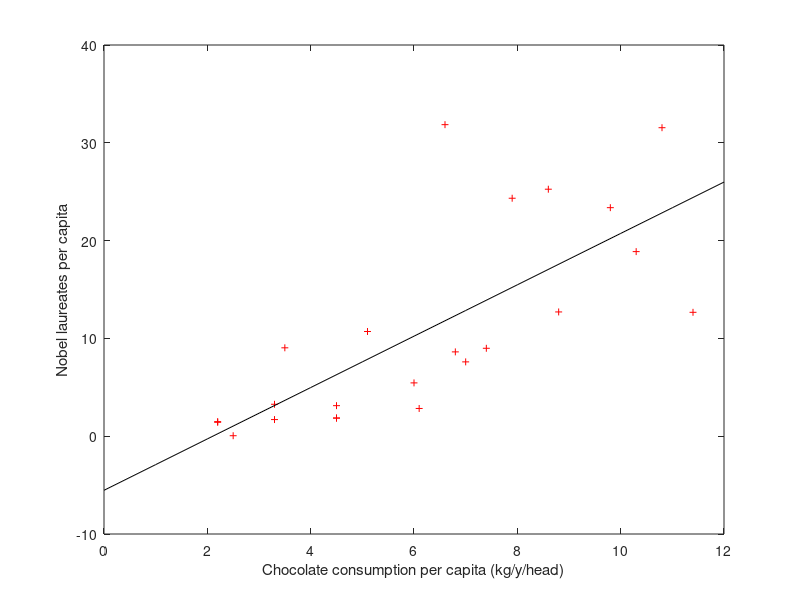

Recreate this plot in MATLAB.
clear
clc
clf
% Relation of Nobel Laureates per capita and chocolate consumption

% Data loading
table = load("Nobel_vs_choco_CAPS05_assignment.txt") % Load data from .txt file
nobel = table(:,1) % column 1 is populated with data of nobel laureates
choco = table(:,2) % column 2 is populated with data of chocolate consumption

% Scatterplot
plot(choco, nobel,'+','markersize',5,"color","r") % plot a scatterplot of the relation
xlabel("Chocolate consumption per capita (kg/y/head)") % Label the axes
ylabel("Nobel laureates per capita")

% Line fitting
X = ones(length(table),2); % Initialize the X array
X(:,1) = choco; % fill the first column of X with our x-axis values
y = nobel; % fill the y array with our y-axis values
p = pinv(X)*y; % Define p as the pseudoinverse of X, times y.

% Plot the fitted line
hold on
xx = 0:1:12; % we need to define x values for the straight line to iterate through
plot(xx,p(1)*xx+p(2),'b',"color","k") % plot y = ax+b against the xx we just defined
